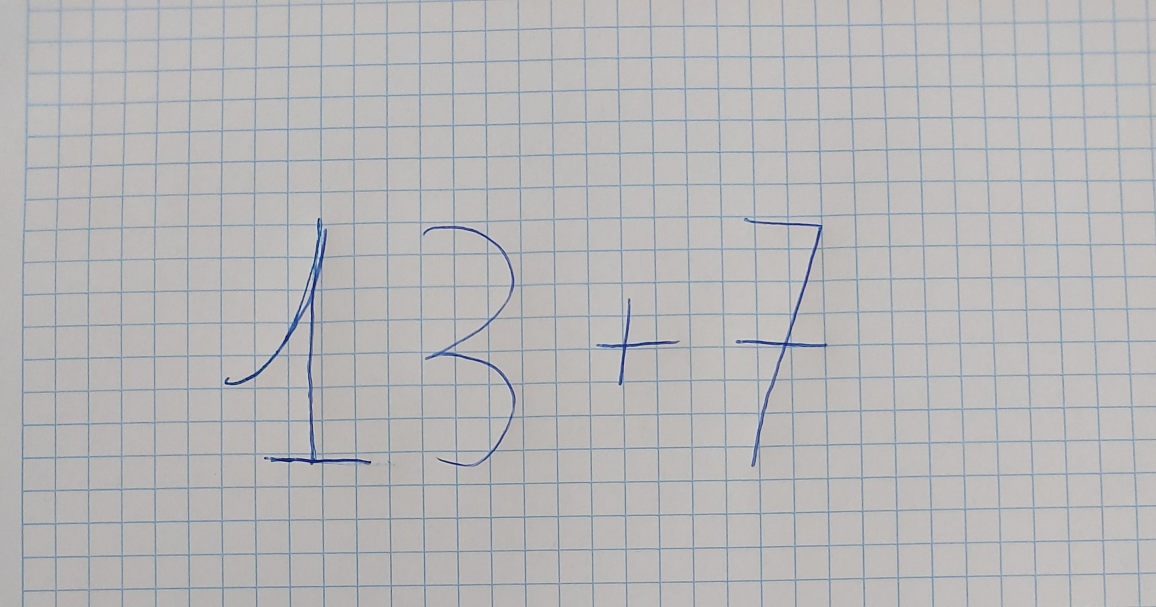
#> input picture images/test1.jpg, 3468 x 1821 px, found by its file name (shown at 1/3 size)
$ jupyter execute --allow-errors Testing.ipynb   (older library calls are emulated)
#> lines starting #> are read from the running program, lines starting #| are printed output that depends on the picture; after the words box and inside, x2 and y2 are one past the last pixel; in counts of white or black regions, pixels touching at a corner belong together
# VisionMath - Testing Notebook

[cell 1]
import numpy as np
import cv2
from scipy import signal
import matplotlib.pyplot as plt
import matplotlib
import scipy.stats as stats
from ipywidgets import interact, fixed, widgets
import pytesseract as pts
pts.pytesseract.tesseract_cmd = r'C:\Users\adrid\Desktop\Programas\VC\VCEnvironment\tesseract'
matplotlib.rcParams['figure.figsize'] = (15.0, 10.0)
images_path = '../images/'

### **<span style="color:green"><b><i>Testing Images</i></b></span>**

[cell 2]
image_1 = cv2.imread(images_path + "test1.jpg",-1)
#> image_1 is the input picture: shape (1821, 3468, 3); mean B, G, R 184, 183.3, 183.6
image_2 = cv2.imread(images_path + "test2.jpg",-1)
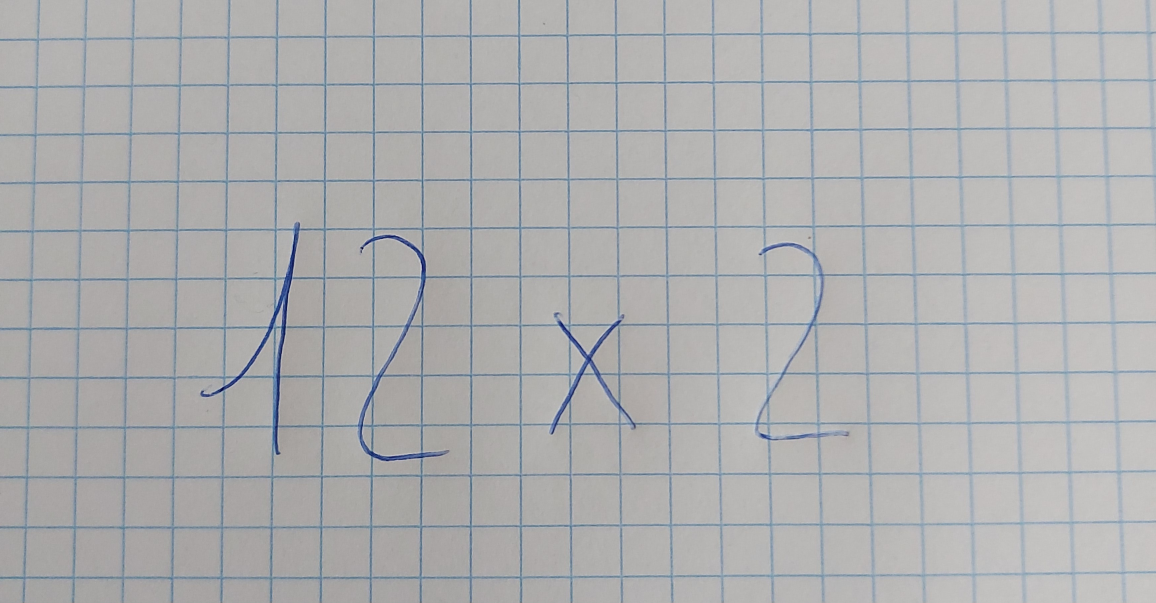
#> input picture images/test2.jpg, 3468 x 1807 px, found by its file name (shown at 1/3 size)
#> image_2 is the input picture: shape (1807, 3468, 3); mean B, G, R 175.8, 174.9, 174.2
image_3 = cv2.imread(images_path + "test3.jpg",-1)
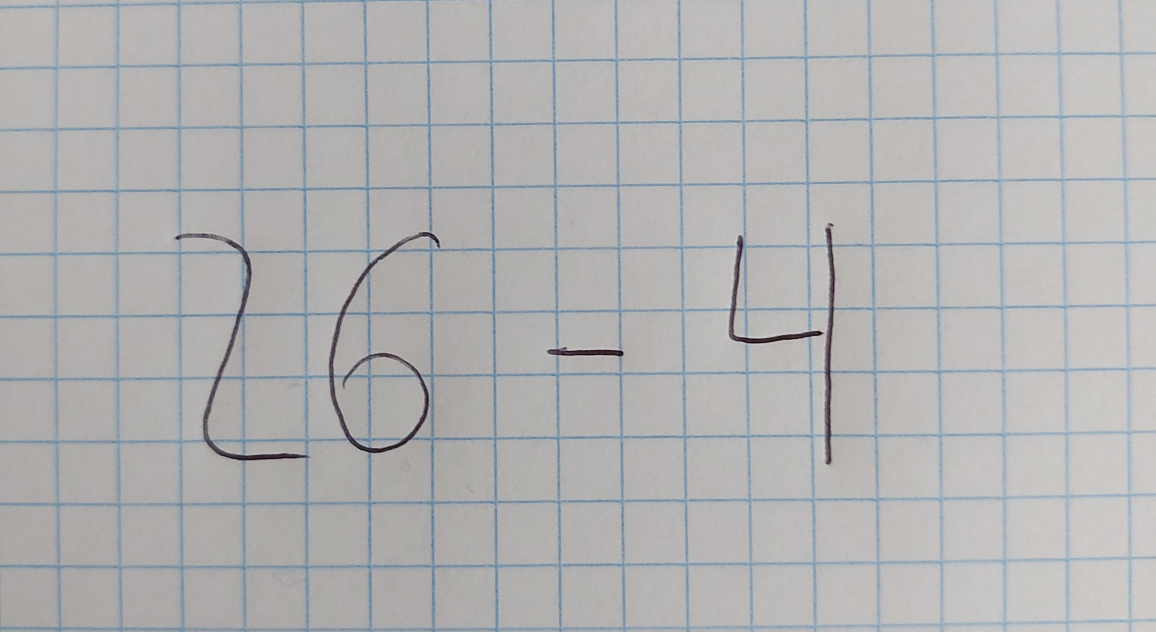
#> input picture images/test3.jpg, 3468 x 1896 px, found by its file name (shown at 1/3 size)
#> image_3 is the input picture: shape (1896, 3468, 3); mean B, G, R 178.5, 178.2, 178.2

imagePrueba = cv2.imread(images_path + "prueba.png")
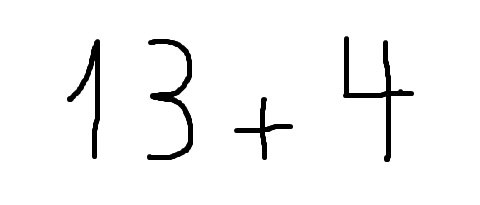
#> input picture images/prueba.png, 480 x 205 px, found by its file name
#> imagePrueba is the input picture: shape (205, 480, 3); min 0, max 255, mean 244.8

print(pts.image_to_string(imagePrueba))
#> (this line was passed over: pytesseract is not available in this run)

image_1 = cv2.cvtColor(image_1,cv2.COLOR_BGR2RGB)
image_2 = cv2.cvtColor(image_2,cv2.COLOR_BGR2RGB)
image_3 = cv2.cvtColor(image_3,cv2.COLOR_BGR2RGB)

hsv = cv2.cvtColor(image_1, cv2.COLOR_RGB2LAB)
#> hsv: shape (1821, 3468, 3); mean of channels 0, 1, 2 190.2, 128.3, 127.6

plt.subplot(1,3,1)
plt.title("test1")
plt.imshow(imagePrueba)

plt.subplot(132)
plt.title("test2")
plt.imshow(hsv[:,:,1])

plt.subplot(133)
plt.title("test3")
plt.imshow(hsv[:,:,2])

### **<span style="color:green"><b><i>GrayScale Images</i></b></span>**

[cell 3]
image1_gray = np.copy(image_1)
image1_gray = cv2.cvtColor(image1_gray,cv2.COLOR_RGB2GRAY)
image2_gray = np.copy(image_2)
image2_gray = cv2.cvtColor(image2_gray,cv2.COLOR_RGB2GRAY)
image3_gray = np.copy(image_3)
image3_gray = cv2.cvtColor(image3_gray,cv2.COLOR_RGB2GRAY)

plt.subplot(1,3,1)
plt.title("test1_gray")
plt.imshow(image1_gray,cmap='gray')

plt.subplot(132)
plt.title("test2_gray")
plt.imshow(image2_gray,cmap='gray')

plt.subplot(133)
plt.title("test3_gray")
plt.imshow(image3_gray,cmap='gray')
#> the sliders are set to image = <module 'ipywidgets.fixed_' fr, w_kernel = 2, sigma = 2.0, verbose = <module 'ipywidgets.fixed_' fr

### <font color="blue"><b><i>1.- Gaussian Filtering</i></b></font>

Function taken from previous notebooks

[cell 4]
def gaussian_bell1D(x,sigma):

    base = 1/(sigma * np.sqrt(2 * np.pi))
    exp = np.exp(-(x*x) / (2*(sigma * sigma)))

    return base * exp

def gaussian_filter(image, w_kernel, sigma, verbose=False):
    """ Applies Gaussian filter to an image and display it.

        Args:
            image: Input image
            w_kernel: Kernel aperture size
            sigma: standard deviation of Gaussian distribution
            verbose: Only show images if this is True

        Returns:
            smoothed_img: smoothed image
    """
    # Write your code here!

    # Create kernel using associative property
    s = sigma
    w = w_kernel
    kernel_1D = np.float32([gaussian_bell1D(z,s) for z in range(-w,w+1)]) # Evaluate the gaussian in "expression"
    vertical_kernel = kernel_1D.reshape(2*w+1,1) # Reshape it as a matrix with just one column
    horizontal_kernel = kernel_1D.reshape(1,2*w+1) # Reshape it as a matrix with just one row
    kernel = signal.convolve2d(vertical_kernel, horizontal_kernel) # Get the 2D kernel

    # Convolve image and kernel
    smoothed_img = cv2.filter2D(image,cv2.CV_8U,kernel)

    if verbose:
        # Show the initial image
        #plt.subplot(121)
        plt.imshow(smoothed_img, cmap='grey')
        plt.title('Gaussian Filter')
        plt.show()

        # Show the resultant one
        #plt.subplot(122)
        plt.imshow(image, cmap='grey')
        plt.title('Original')

    return smoothed_img

#> (a cell that did not finish here is left out)

#### W_kernel = 3 and Sigma= 2.2 are good values, so we apply those values to all of them

[cell 6]
smoothed_img1 = gaussian_filter(image1_gray,w_kernel=3,sigma=2.2,verbose=False)
smoothed_img2 = gaussian_filter(image2_gray,w_kernel=3,sigma=2.2,verbose=False)
smoothed_img3 = gaussian_filter(image3_gray,w_kernel=3,sigma=2.2,verbose=False)
#> call 4 of gaussian_filter, with w_kernel = 3, sigma = 2.2, verbose = False
#> in gaussian_filter (call 4), `smoothed_img = cv2.filter2D(image,cv2.CV_8U,kernel)`:
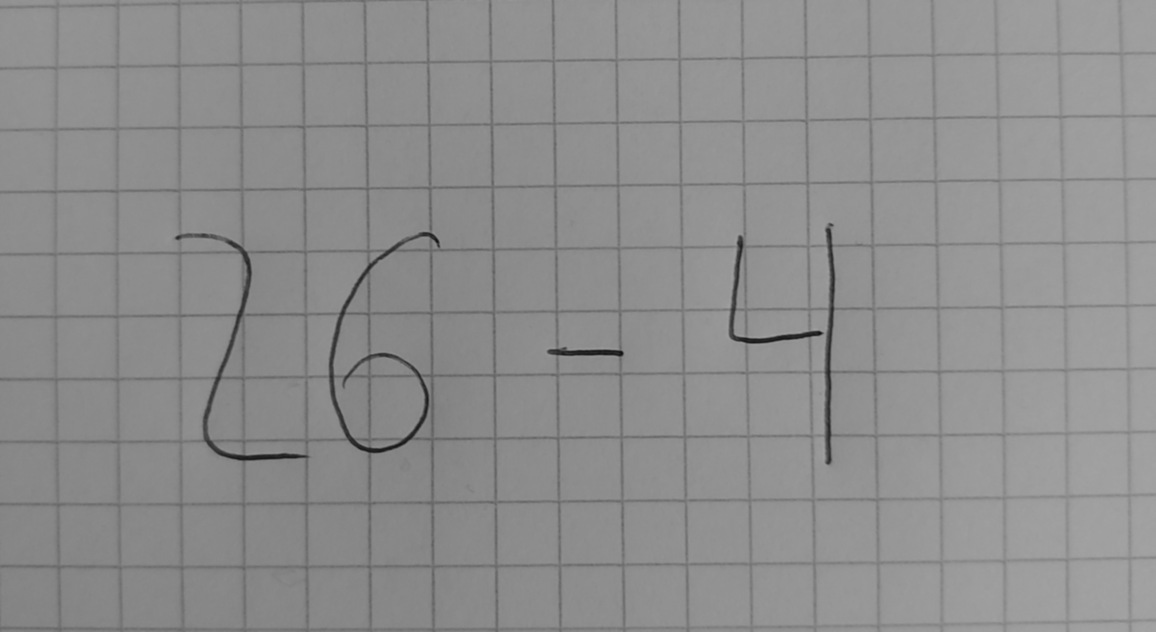
#> smoothed_img: shape (1896, 3468) (shown at 1/3 size); min 13, max 164, mean 141.6

plt.subplot(1,3,1)
plt.title("test1_smoothed")
plt.imshow(smoothed_img1,cmap='gray')

plt.subplot(132)
plt.title("test2_smoothed")
plt.imshow(smoothed_img2,cmap='gray')

plt.subplot(133)
plt.title("test3_smoothed")
plt.imshow(smoothed_img3,cmap='gray')

### <font color="blue"><b><i>2.1 - Realce Local - CLAHE</i></b></font>

[cell 7]
clahe = cv2.createCLAHE(clipLimit=1,tileGridSize=(4,4))
enhaced_smoothed1 = clahe.apply(smoothed_img1)
enhaced_smoothed2 = clahe.apply(smoothed_img2)
enhaced_smoothed3 = clahe.apply(smoothed_img3)

plt.subplot(131)
plt.title("CLAHE Image1")
plt.imshow(enhaced_smoothed1,cmap='grey')

plt.subplot(132)
plt.title("CLAHE Image2")
plt.imshow(enhaced_smoothed2,cmap='grey')

plt.subplot(133)
plt.title("CLAHE Image3")
plt.imshow(enhaced_smoothed3,cmap='grey')

### <font color="blue"><b><i>3.- K-Means Binarization</i></b></font>

Function taken from previous notebooks

[cell 8]
def binarize_kmeans(image,it):
    """ Binarize an image using k-means.

        Args:
            image: Input image
            it: K-means iteration
    """
#> called with it = 5

    # Set random seed for centroids
    cv2.setRNGSeed(124)

    # Flatten image
    flattened_img = image.reshape((-1,1))
    flattened_img = np.float32(flattened_img)

    #Set epsilon
    epsilon = 0.2

    # Estabish stopping criteria (either `it` iterations or moving less than `epsilon`)
    criteria = (cv2.TERM_CRITERIA_EPS + cv2.TERM_CRITERIA_MAX_ITER, it, epsilon)

    # Set K parameter (2 for thresholding)
    K = 2

    # Call kmeans using random initial position for centroids
    _,label,center=cv2.kmeans(flattened_img,K,None,criteria,it,cv2.KMEANS_RANDOM_CENTERS)
#> center = [110.5, 156]

    # Colour resultant labels
    center = np.uint8(center) # Get center coordinates as unsigned integers
#> center = [110, 156]
    print(center)
#| [[110]
#|  [156]]
    flattened_img = center[label.flatten()] # Get the color (center) assigned to each pixel

    # Reshape vector image to original shape
    binarized = flattened_img.reshape((image.shape))
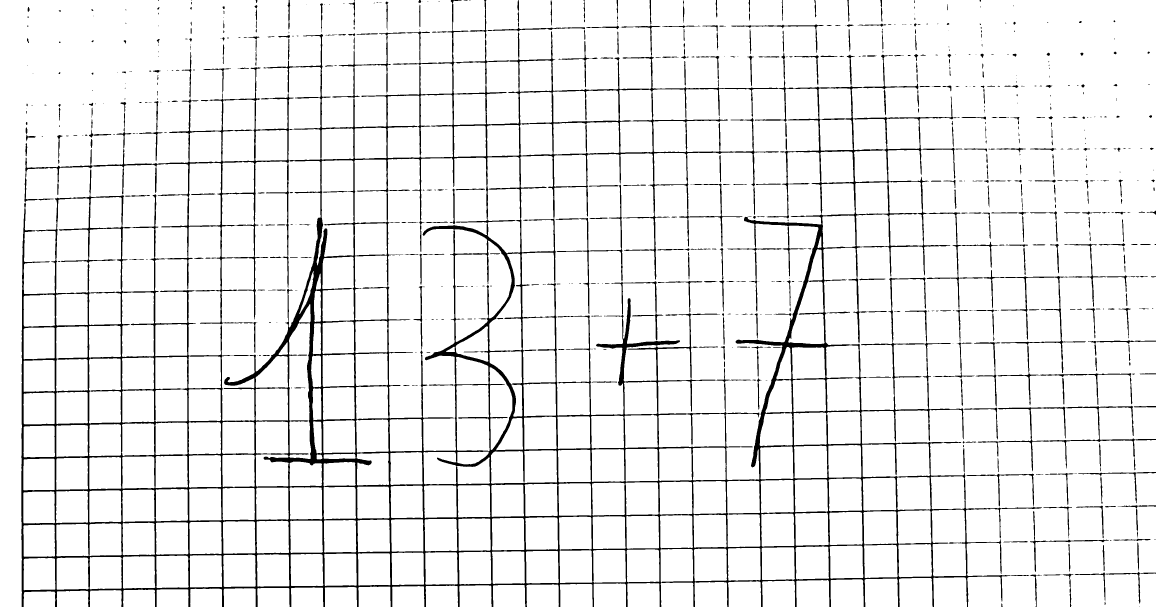
#> binarized: shape (1821, 3468) (shown at 1/3 size); values 110 (black) and 156 (white), 92.8% white; 664 black regions (256 under 20 px), largest, box (x1, y1, x2, y2) and area: (64, 0, 3397, 1821) 384991, (2933, 1217, 3468, 1414) 5487, (1667, 554, 1868, 942) 3073

    return binarized

    # Show resultant image
    plt.subplot(2,1,1)
    plt.title("Original image")
    plt.imshow(binarized, cmap='gray',vmin=0,vmax=255)

    # Show how original histogram have been segmented
    plt.subplot(2,1,2)
    plt.title("Segmented histogram")
    plt.hist([image[binarized==center[0]].ravel(), image[binarized==center[1]].ravel()],256,[0,256], color=["black","gray"],stacked="true")

[cell 9]
binary_img1 = binarize_kmeans(enhaced_smoothed1,5)
binary_img2 = binarize_kmeans(enhaced_smoothed2,5)
#> call 2 of binarize_kmeans, with it = 5
#> in binarize_kmeans (call 2), `_,label,center=cv2.kmeans(flattened_img,K,None,criteria,it,cv2.KMEANS_..`: center = [101, 149.2]
#> in binarize_kmeans (call 2), `center = np.uint8(center)`: center = [100, 149]
#| [[100]
#|  [149]]
#> in binarize_kmeans (call 2), `binarized = flattened_img.reshape((image.shape))`:
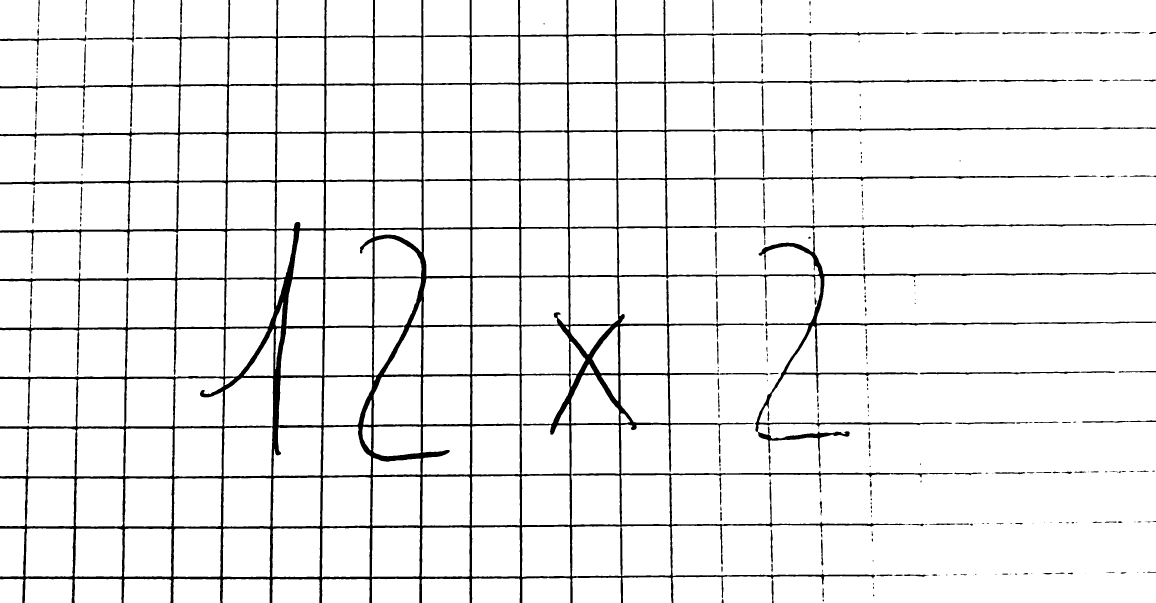
#> binarized: shape (1807, 3468) (shown at 1/3 size); values 100 (black) and 149 (white), 93.2% white; 283 black regions (99 under 20 px), largest, box (x1, y1, x2, y2) and area: (0, 0, 3468, 1807) 397386, (0, 0, 404, 137) 2668, (2759, 1114, 3345, 1124) 2453
binary_img3 = binarize_kmeans(enhaced_smoothed3,5)
#| [[ 94]
#|  [149]]
#> in binarize_kmeans (call 3), `binarized = flattened_img.reshape((image.shape))`: binarized: shape (1896, 3468); values 94 (black) and 149 (white), 95.8% white; 760 black regions (269 under 20 px), largest, box (x1, y1, x2, y2) and area: (394, 101, 2213, 1896) 141858, (2471, 668, 2663, 1395) 16277, (2186, 695, 2472, 1050) 11093

# Show resultant image
plt.subplot(3,2,1)
plt.title("test1")
plt.imshow(enhaced_smoothed1,cmap='gray')

plt.subplot(3,2,2)
plt.title("Binary_1")
plt.imshow(binary_img1,cmap='gray',vmin=0,vmax=255)

plt.subplot(3,2,3)
plt.title("test2")
plt.imshow(enhaced_smoothed2,cmap='gray')

plt.subplot(3,2,4)
plt.title("Binary_2")
plt.imshow(binary_img2,cmap='gray',vmin=0,vmax=255)

plt.subplot(3,2,5)
plt.title("test3")
plt.imshow(enhaced_smoothed3,cmap='gray')

plt.subplot(3,2,6)
plt.title("Binary_3")
plt.imshow(binary_img3,cmap='gray',vmin=0,vmax=255)

### <font color="blue"><b><i>2.2 - EM binarization</i></b></font>

### <font color="blue"><b><i>2.3 - Adaptative Thresholding</i></b></font>

[cell 10]
adaptive_th1 = cv2.adaptiveThreshold(enhaced_smoothed1,255,cv2.ADAPTIVE_THRESH_GAUSSIAN_C,cv2.THRESH_BINARY,11,2)
#> adaptive_th1: shape (1821, 3468); 89.3% white; 14558 black regions (14391 under 20 px), largest, box (x1, y1, x2, y2) and area: (64, 0, 3468, 1821) 605273, (1787, 894, 2041, 1157) 4789, (184, 26, 367, 215) 1676
adaptive_th2 = cv2.adaptiveThreshold(enhaced_smoothed2,255,cv2.ADAPTIVE_THRESH_GAUSSIAN_C,cv2.THRESH_BINARY,11,2)
#> adaptive_th2: shape (1807, 3468); 91.7% white; 17725 black regions (17229 under 20 px), largest, box (x1, y1, x2, y2) and area: (0, 0, 3468, 1807) 360975, (1712, 381, 3468, 827) 32923, (2464, 1410, 3468, 1569) 6581
adaptive_th3 = cv2.adaptiveThreshold(enhaced_smoothed3,255,cv2.ADAPTIVE_THRESH_GAUSSIAN_C,cv2.THRESH_BINARY,11,2)
#> adaptive_th3: shape (1896, 3468); 92.6% white; 15504 black regions (15050 under 20 px), largest, box (x1, y1, x2, y2) and area: (354, 205, 2439, 1304) 38759, (1103, 0, 3004, 734) 31891, (735, 695, 1321, 1360) 24079

kernel = (31,31)
#> (the rest of this cell did not finish here and is left out)

### <font color="blue"><b><i>2.4 - Morphology Transformation</i></b></font>

[cell 11]
kernel = np.ones((5,5),np.uint8)
grid_removed = cv2.morphologyEx(enhaced_smoothed1,cv2.MORPH_DILATE,kernel)

_,morph_image = cv2.threshold(grid_removed,0,255,cv2.THRESH_BINARY + cv2.THRESH_OTSU)
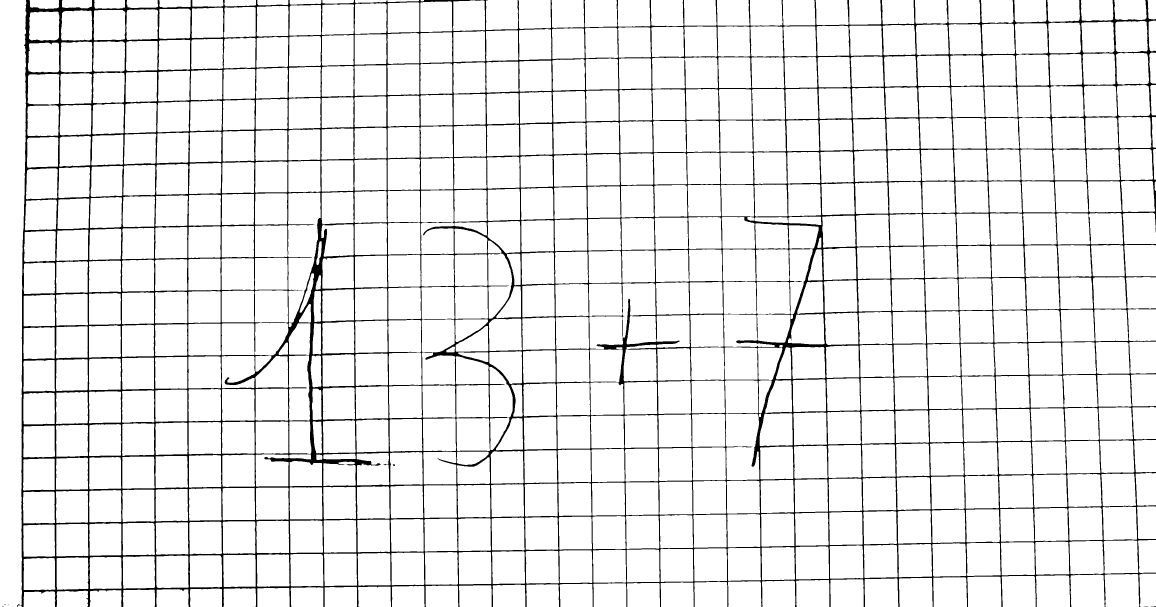
#> morph_image: shape (1821, 3468) (shown at 1/3 size); 92.6% white; 8 black regions (5 under 20 px), largest, box (x1, y1, x2, y2) and area: (51, 0, 3468, 1821) 469620, (1178, 1392, 1185, 1398) 26, (3452, 1819, 3468, 1821) 22

plt.subplot(211)
plt.title("Grid_removed")
plt.imshow(grid_removed,cmap='grey')

plt.subplot(212)
plt.title("Thresholded image")
plt.imshow(morph_image,cmap='grey')
